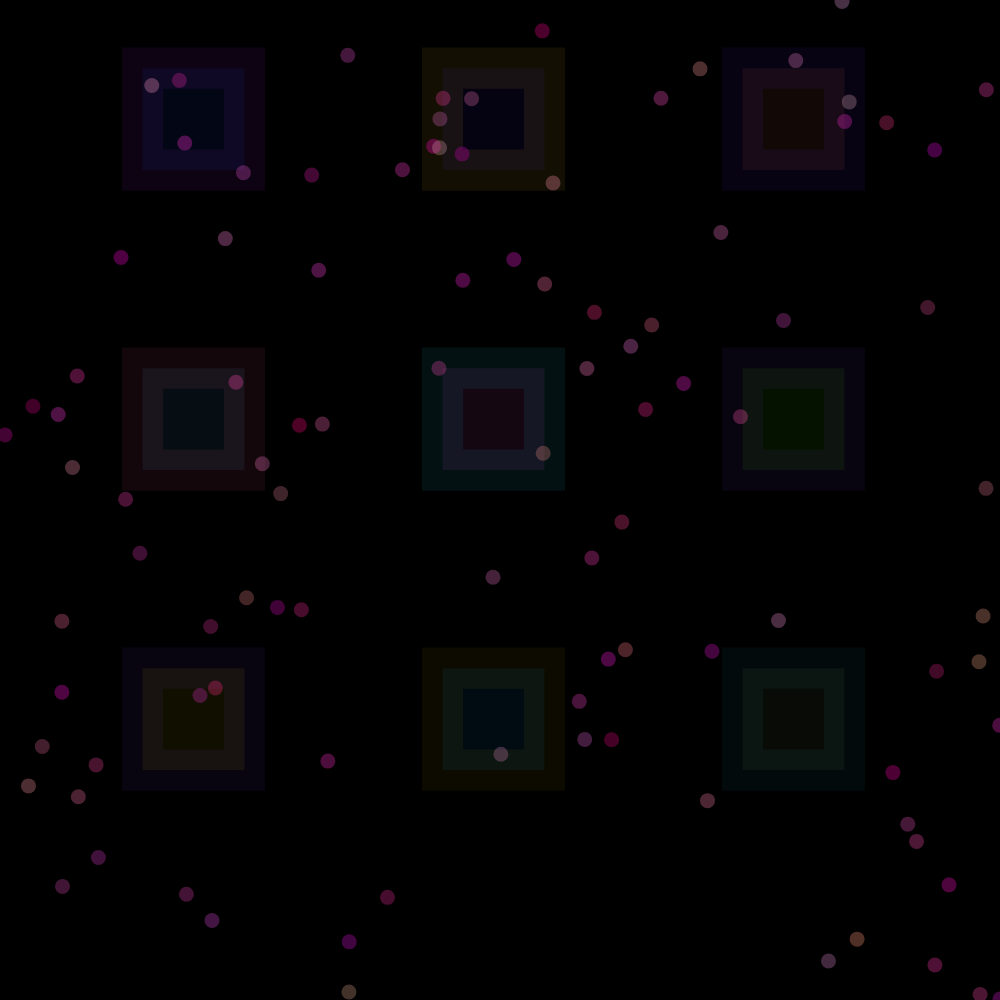
Frame 1 (no input)
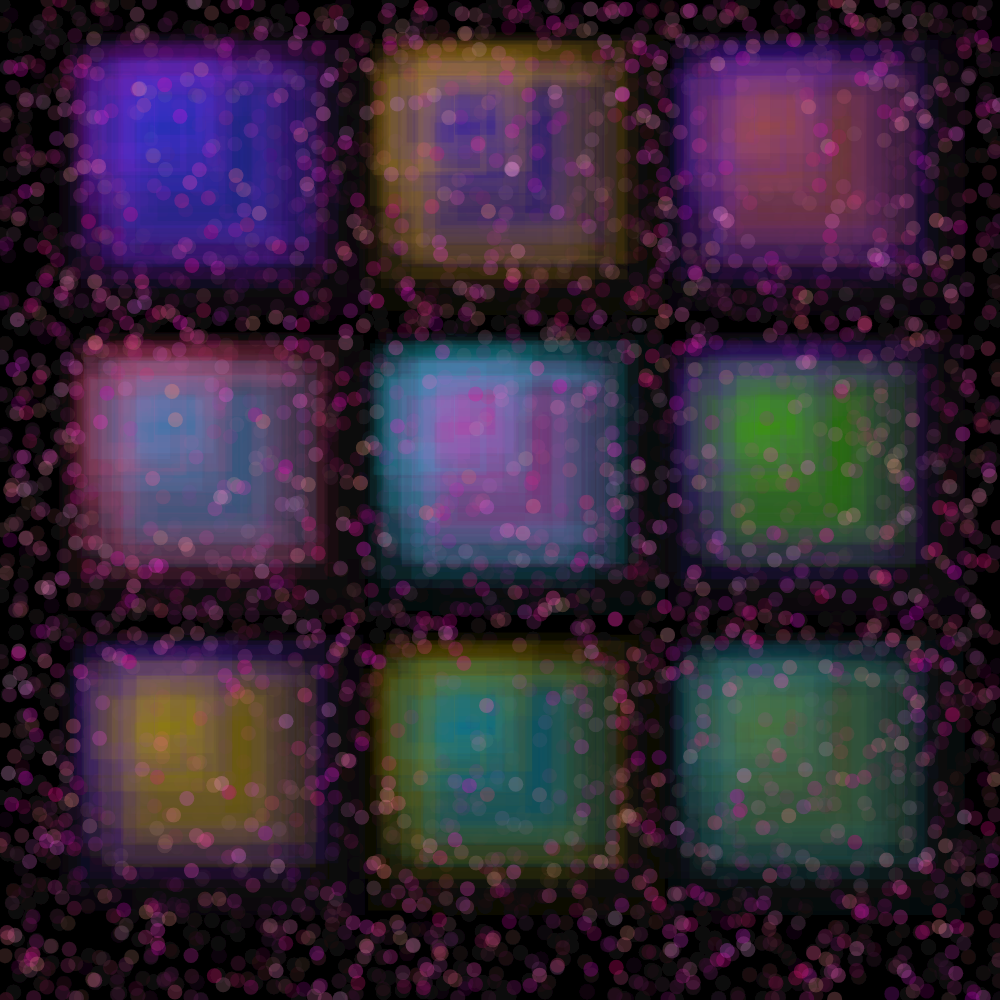
Frame 60 (no input)
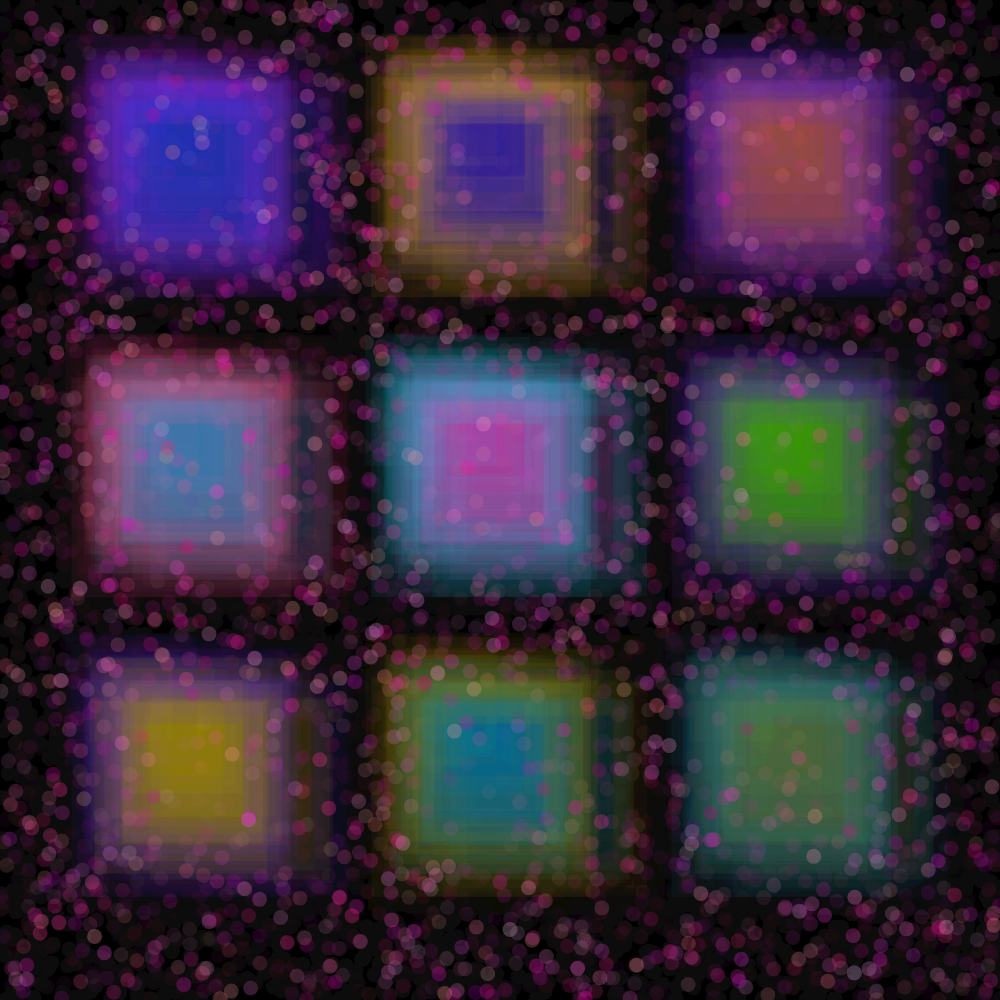
Frame 120 (the mouse pressed at the canvas centre since frame 60)

The p5.js sketch that drew these frames (run headless with seeded random() and noise() and a simulated clock; from frame 60 on, the mouse is pressed at the canvas centre):

// p5.js sketch
// ── sketch.js
let squareSize;
let borderSize;

let x, y, r, g, b;

function setup() {
	createCanvas(1000, 1000);
	background(0);
}

function draw() {
	squareSize = random(50, 200);
	borderSize = random(15, 50);

	let sq1 = {
		borderSize: random(15, 50),
		squareSize: random(50, 200),
		x: random((squareSize / 3 + 50), (squareSize / 3 + 100)),
		y: random((height / 300 + 50), (height / 300 + 100)),
	}

	background(0, 10);

	//Square1
	stroke(167, 39, 242, 20);
	strokeWeight(sq1.borderSize);
	fill(40, 79, 252, 20);
	rectMode();
	rect(sq1.x, sq1.y, sq1.squareSize, sq1.squareSize);

	//Square 2
	stroke(245, 195, 44, 20);
	strokeWeight(sq1.borderSize);
	fill(63, 48, 230, 20);
	rectMode();
	rect(sq1.x + 300, sq1.y, sq1.squareSize, sq1.squareSize);

	//Square3

	stroke(102, 44, 230, 20);
	strokeWeight(sq1.borderSize);
	fill(230, 120, 90, 20);
	rectMode();
	rect(sq1.x + 600, sq1.y, sq1.squareSize, sq1.squareSize);


	//square 4
	stroke(245, 93, 146, 20);
	strokeWeight(sq1.borderSize);
	fill(75, 171, 255, 20);
	rectMode();
	rect(sq1.x, sq1.y + 300, sq1.squareSize, sq1.squareSize);

	//square5
	stroke(39, 219, 242, 20);
	strokeWeight(sq1.borderSize);
	fill(245, 93, 222, 20);
	rectMode();
	rect(sq1.x + 300, sq1.y + 300, sq1.squareSize, sq1.squareSize);

	//square 6
	stroke(100, 50, 200, 20);
	strokeWeight(sq1.borderSize);
	fill(85, 220, 0, 20);
	rectMode();
	rect(sq1.x + 600, sq1.y + 300, sq1.squareSize, sq1.squareSize);

	//square7

	stroke(100, 50, 200, 20);
	strokeWeight(sq1.borderSize);
	fill(214, 189, 0, 20);
	rectMode();
	rect(sq1.x, sq1.y + 600, sq1.squareSize, sq1.squareSize);

	//square 8
	stroke(163, 144, 0, 20);
	strokeWeight(sq1.borderSize);
	fill(0, 150, 214, 20);
	rectMode();
	rect(sq1.x + 300, sq1.y + 600, sq1.squareSize, sq1.squareSize);


	//square9

	stroke(47, 128, 158, 20);
	strokeWeight(sq1.borderSize);
	fill(112, 158, 79, 20);
	rectMode();
	rect(sq1.x + 600, sq1.y + 600, sq1.squareSize, sq1.squareSize);

	for (i = 0; i < 100; i++) {
		x = random(0, width);
		y = random(0, height);
		r = random(200, 255);
		g = random(160);
		b = random(120, 220);
		noStroke();
		fill(r, g, b, 80);
		ellipse(x, y, 15);

	}

}

function keyPressed() {
	background(0);
}


//FAVE COLOR PALETTE RIGHT HURRRR
//(random(200, 255), random(0, 160), random(120, 220))

//INTERESTING "3D" EFFECT
//// rect(squareSize / 2 + 100, height / 3 - 50, squareSize, squareSize);
